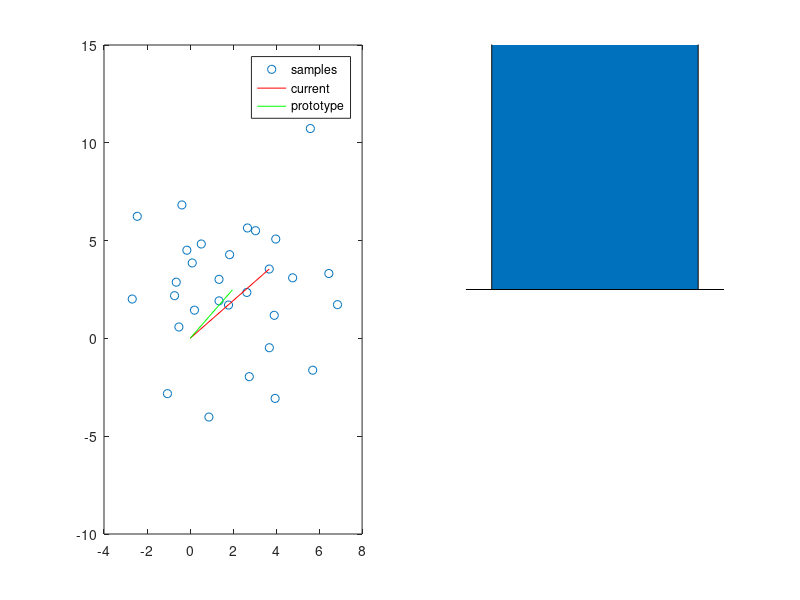
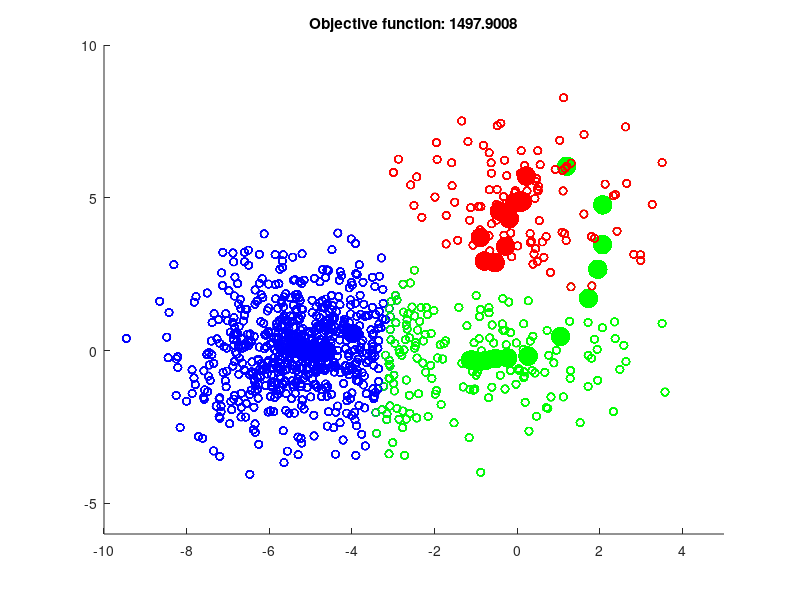

These charts were generated, in order, by the following MATLAB code:
% This is a MATLAB script for the
% CLPS1291 lecture on k-means.

% Other m-files required: none
% Subfunctions: none
% MAT-files required: none
% Author: Thomas Serre
% Brown University
% CLPS Department
% email: Thomas_Serre@Brown.edu
% Website: http://serre-lab.clps.brown.edu
% February 2014;
% The k-means code is a modified version of the
% simple_kmedias function by Mauricio Martinez-Garcia, 2003,2007

clc;
% clear all;
close all;

%%%%%%%%%%%%%%%%%%%%%%%%%%%%%%%%%%%%%%%%%%%%%%%%%%%%%%%%%%%%%%%%%%%%%%%%%%
%% Model neuron coding for distance from average for toy data
%% Excercise for home: Try to run the code on your faces...
clear all;
x   = 2.0 + 3.0*randn(2,30);
sim = 'dot-prod'; % 'rbf' or 'dot-prod' or 'sig'

%% Excercise: Try to implement the normalized dot-product

% Algorithm starts
ind = randperm(size(x,2)); %% randomize the presentation order
m   = mean(x,2); %% sample mean
w   = m;

for ii = 1:size(x,2)
    subplot(1,2,1); plot(x(1,:), x(2,:), 'o');
    hold on;
    
    switch sim
        case 'rbf'
            % compute distance between current stimulus x(:,ind(ii)) and synaptic weight
            D2   = sum((x(:,ind(ii))-w).^2);
            sig2 = 100;
            y = exp(-D2/sig2);
            
            plot([m(1) x(1,ind(ii))], [m(2) x(2,ind(ii))], '-r', 'MarkerSize', 10);
            plot(m(1), m(2), 'pm', 'MarkerSize', 10);
            legend('samples', 'current','prototype')
            hold off
            subplot(1,2,2); bar(1,y); axis([0 2 0 1]); axis off
            
        case 'dot-prod'
            y = w'*x(:,ind(ii));
            
            plot([0 x(1,ind(ii))], [0 x(2,ind(ii))], '-r', 'MarkerSize', 10);
            plot([0 m(1)], [0  m(2)], '-g', 'MarkerSize', 10);
            legend('samples', 'current','prototype')
            hold off
            subplot(1,2,2); bar(1,y); axis([0 2 -10 10]); axis off
            
        case 'sig'
            y = logsig(w'*x(:,ind(ii)));
            
            plot([0 x(1,ind(ii))], [0 x(2,ind(ii))], '-r', 'MarkerSize', 10);
            plot([0 m(1)], [0  m(2)], '-g', 'MarkerSize', 10);
            legend('samples', 'current','prototype')
            hold off
            subplot(1,2,2); bar(1,y); axis([0 2 0 1]); axis off
    end
    pause
end


%%%%%%%%%%%%%%%%%%%%%%%%%%%%%%%%%%%%%%%%%%%%%%%%%%%%%%%%%%%%%%%%%%%%%%%%%%
%% K-means demo

close all;
clear all;

K  = 3; %% K for k-means

col = [1 0 0; 0 1 0; 0 0 1; 1 1 0; 1 0 1; 0 1 1];

dim     = 2;
%%init
dist    = zeros(1,K);
maxerr  = 0;
m       = 1;

clus_size = [100 100 700];
my_var    = [2 2 2];
my_sdev   = sqrt(my_var);


cluster1 = my_sdev(1)*randn(clus_size(1),dim) + kron(ones(clus_size(1),1),[0,0]);
cluster2 = my_sdev(2)*randn(clus_size(2),dim) + kron(ones(clus_size(2),1),[0,5]);
cluster3 = my_sdev(3)*randn(clus_size(3),dim) + kron(ones(clus_size(3),1),[-5,0]);

% Build data matrix with corresponding labels lab
X    = [cluster1 ; cluster2 ; cluster3];
lab  = [ones(size(cluster1,1),1); ...
    2*ones(size(cluster2,1),1); 3*ones(size(cluster3,1),1)];

[Ndata, dims] = size(X);

figure
scatter(X(:,1),X(:,2), 30, [0 0 0]);
axis([-10 5 -6 10]);
hold on;

% Initial prototype assignment (arbitrary)
ind = randperm(size(X,1));
for i=1:K-1
    means(i,:) = X(ind(i),:);
end
means(K,:) = mean(X(K:Ndata,:));

cmp = 1 + maxerr;
while (cmp > maxerr)
    
    class  = zeros(K,dims);
    Nclass = zeros(K,1);
    myind  = [];
    
    scatter(means(:,1), means(:,2), 200, col(1:K,:), 'fill' );
    
    pause(.5);
    
    % Groups each elements to the nearest prototype
    for ii = 1:Ndata
        for jj = 1:K
            % Euclidean distance from data to each prototype
            dist(jj) = norm(X(ii,:)-means(jj,:))^2;
        end
        % Find indices of minimum distance
        index_min = find(~(dist-min(dist)));
        
        % If there are multiple min distances, decide randomly
        index_min          = index_min(ceil(length(index_min)*rand));
        class(index_min,:) = class(index_min,:) + X(ii,:);
        Nclass(index_min)  = Nclass(index_min) + 1;
        myind              = [myind index_min];
    end
    
    err = 0;
    for ii = 1:K
        class(ii,:) = class(ii,:) / Nclass(ii);
        ind         = find(myind==ii);
        
        scatter(X(ind,1),X(ind,2), 30, repmat(col(ii,:), length(ind),1));
        
        err = err+sum(sqrt(sum((X(ind,:)-repmat(class(ii,:),length(ind),1)).^2,2)));
    end
    
    title(['Objective function: ' num2str(err)])
    pause(.5);
    
    % Compare results with previous iteration
    cmp = 0;
    for ii = 1:K
        cmp = norm(class(ii,:)-means(ii,:));
    end
    
    % Prototype update
    means = class;
end

Nmeans = Nclass;




